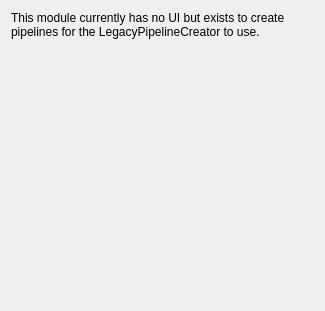
<?xml version="1.0" encoding="UTF-8"?>
<ui version="4.0">
 <class>LegacyPipelineModules</class>
 <widget class="qMRMLWidget" name="LegacyPipelineModules">
  <property name="geometry">
   <rect>
    <x>0</x>
    <y>0</y>
    <width>325</width>
    <height>311</height>
   </rect>
  </property>
  <layout class="QVBoxLayout" name="verticalLayout">
   <item>
    <widget class="QLabel" name="label">
     <property name="text">
      <string>This module currently has no UI but exists to create pipelines for the LegacyPipelineCreator to use.</string>
     </property>
     <property name="wordWrap">
      <bool>true</bool>
     </property>
    </widget>
   </item>
   <item>
    <spacer name="verticalSpacer">
     <property name="orientation">
      <enum>Qt::Vertical</enum>
     </property>
     <property name="sizeHint" stdset="0">
      <size>
       <width>20</width>
       <height>40</height>
      </size>
     </property>
    </spacer>
   </item>
  </layout>
 </widget>
 <customwidgets>
  <customwidget>
   <class>qMRMLWidget</class>
   <extends>QWidget</extends>
   <header>qMRMLWidget.h</header>
   <container>1</container>
  </customwidget>
 </customwidgets>
 <resources/>
 <connections/>
</ui>
